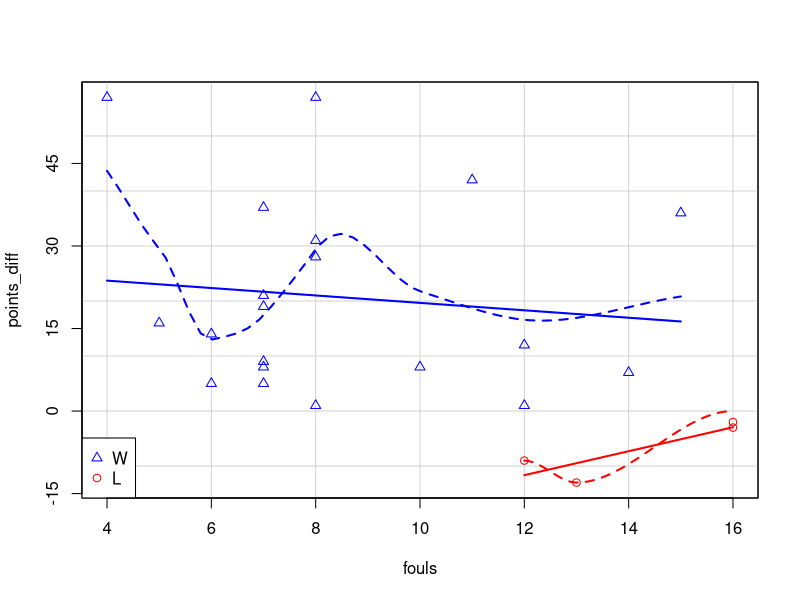
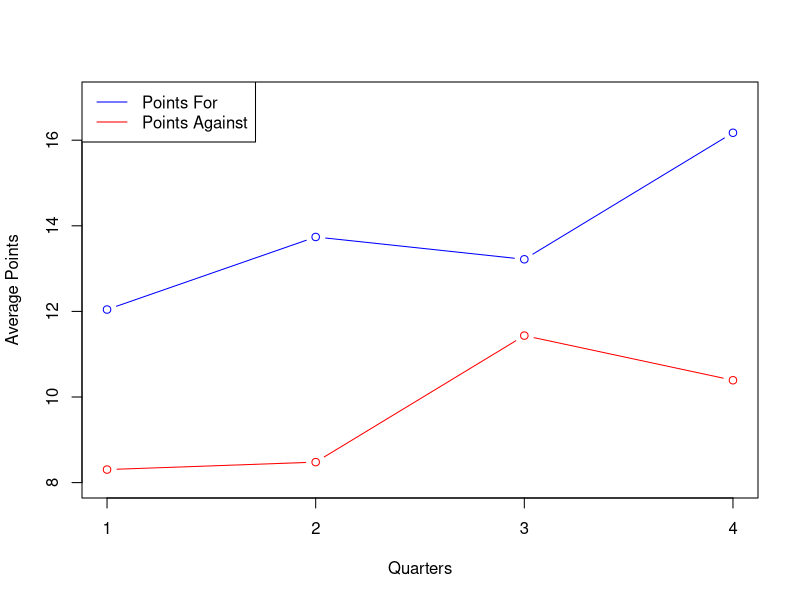
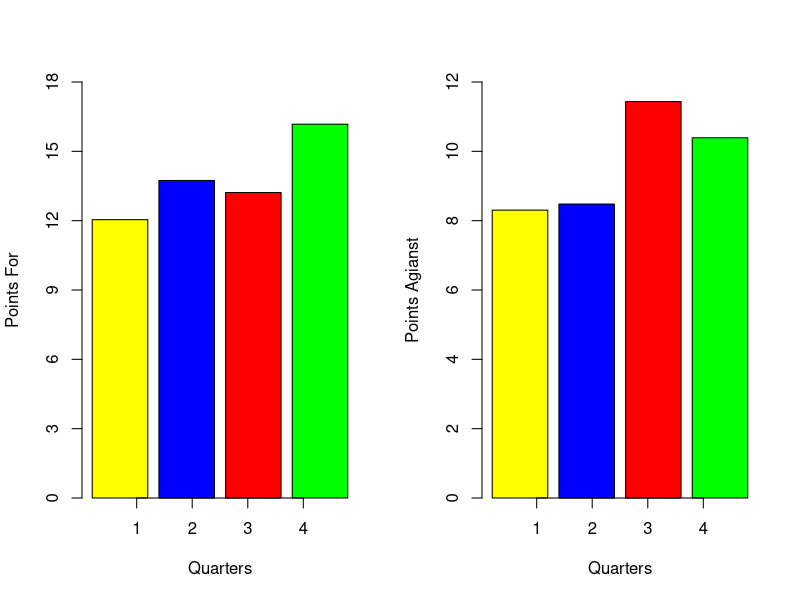
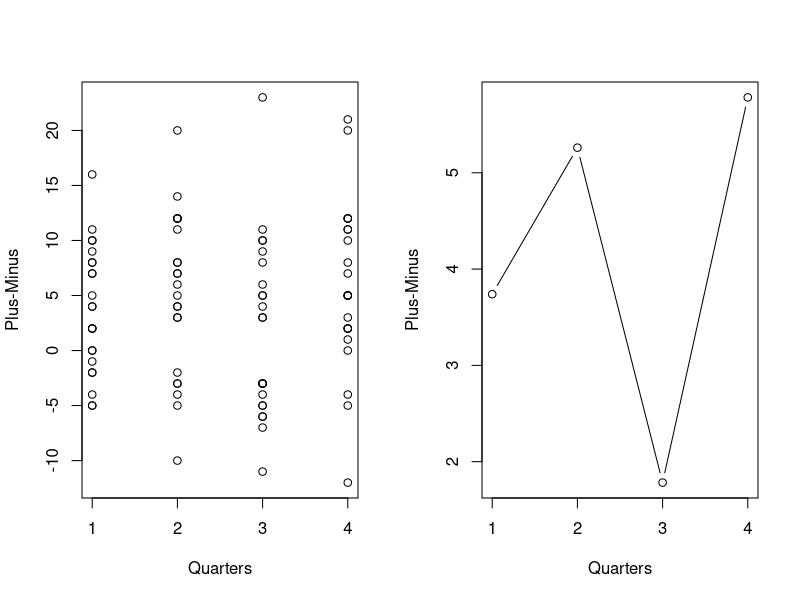

Source code (R) for these figures, in order:
# set working directory

setwd("C:/Users/linni/OneDrive/Desktop/Personal/Practice_Programming/Python_Practice_Stats")

# read data
data = read.csv("Data/BBALL_STATS.csv")
attach(data)

# summaries
summary(data)

library("car")

# scatter of points diff by number of fouls given the result
scatterplot(points_diff ~ fouls | result, data = data, xaxt = 'n', yaxt = 'n', legend = FALSE, 
            col = c("red", 'blue'))
legend("bottomleft", c("W", "L"), pch = c(2, 1), col = c("blue", 'red'))
axis(1, at = c(4,6,8,10,12,14,16))
axis(2, at = c(-15,0,15,30,45,60))

################################################################################
#                    By quarter analysis - All Season                          #
################################################################################

# create empty vectors
qtr_off_means = rep(0,4)
qtr_def_means = rep(0,4)

# create average points by quarter 
for (i in 1:4){
  qtr_for = c(qtr1_for, qtr2_for, qtr3_for, qtr4_for)
  qtr_against = c(qtr1_against, qtr2_against, qtr3_against, qtr4_against)
    
  qtr_off_means[i] = mean(qtr_for[(27*i-26):(27*i)], na.rm = TRUE)
  qtr_def_means[i] = mean(qtr_against[(27*i-26):(27*i)], na.rm = TRUE)
}

# plot mean points per quarter
plot(qtr_off_means, type = "b", xlab = "Quarters", xaxt = "n", ylab = "Average Points", col = "blue", ylim = c(8,17))
points(qtr_def_means, type = "b", col = "red")
axis(1, at = c(1,2,3,4))
legend("topleft", c("Points For", "Points Against"), col = c("blue", "red"), lty = 1)

par(mfrow = c(1,2))
barplot(qtr_off_means, xlab = "Quarters", ylab = "Points For", names.arg = c("1st", "2nd", "3rd", "4th"),
        col = c("yellow", "blue", "red", "green"), ylim = c(0,18), yaxt = 'n', xaxt = 'n')
axis(1, at = c(1,2,3,4))
axis(2, at = c(0,3,6,9,12,15,18))
barplot(qtr_def_means, xlab = "Quarters", ylab = "Points Agianst", names.arg = c("1st", "2nd", "3rd", "4th"),
        col = c("yellow", "blue", "red", "green"), ylim = c(0,12), xaxt = 'n')
axis(1, at = c(1,2,3,4))

# create matrix of plus-minus by quarter for each game

qtr_pm = matrix(0, nrow = 4, ncol = 27)

for (j in 1:4){
  for (k in 1:27){
    qtr_for = c(qtr1_for, qtr2_for, qtr3_for, qtr4_for)
    
    qtr_against = c(qtr1_against, qtr2_against, qtr3_against, qtr4_against)
    
    qtr_pm[j,k] = qtr_for[27*j - 27 + k] - qtr_against[27*j - 27 + k]
  }
}

# plot plus minus by quarter
par(mfrow = c(1,2))
matplot(c(1,2,3,4), qtr_pm, type = 'p', xlab = "Quarters", pch = 1, col = "black", xaxt = 'n', ylab = "Plus-Minus")
axis(1, at = c(1,2,3,4))

# create averaeg plus-minus by quarter
mean_qtr_pm = rep(0, 4)

for (l in 1:4){
  qtr_for = c(qtr1_for, qtr2_for, qtr3_for, qtr4_for)
  qtr_against = c(qtr1_against, qtr2_against, qtr3_against, qtr4_against)

  
  mean_qtr_pm[l] = mean(qtr_pm[l,], na.rm = TRUE)
}

# plot average plus-minus per quarter
plot(mean_qtr_pm, type = "b", xlab = "Quarters", xaxt = "n", ylab = "Plus-Minus")
axis(1, at = c(1,2,3,4))


################################################################################
#                             Predictive Modelling                            #
################################################################################

data$result_binary = as.integer(data$result == "W")

twoway_model = lm(result_binary ~ qtr1_for + qtr2_for + qtr3_for + qtr4_for +
     qtr1_against + qtr2_against + qtr3_against + qtr4_against + fouls, data = data)
summary(twoway_model)

off_model = lm(result_binary ~ qtr1_for + qtr2_for + qtr3_for + qtr4_for + fouls, data = data)
summary(off_model)

def_model = lm(result_binary ~ qtr1_against + qtr2_against + qtr3_against + qtr4_against + fouls, data = data)
summary(def_model)

firsthalf_model = lm(result_binary ~ qtr1_for + qtr2_for + qtr1_against + qtr2_against, data = data)
summary(firsthalf_model)

secondhalf_model = lm(result_binary ~ qtr3_for + qtr4_for + qtr3_against + qtr4_against, data = data)
summary(secondhalf_model)

firstqtr_model = lm(result_binary ~ qtr1_for + qtr1_against, data = data)
summary(firstqtr_model)

secondqtr_model = lm(result_binary ~ qtr2_for + qtr2_against, data = data)
summary(secondqtr_model)

thirdqtr_model = lm(result_binary ~ qtr3_for + qtr3_against, data = data)
summary(thirdqtr_model)

forthqtr_model = lm(result_binary ~ qtr4_for + qtr4_against, data = data)
summary(forthqtr_model)

best_model = lm(result_binary ~ qtr2_against + qtr3_against + fouls, data = data)
summary(best_model)

################################################################################

